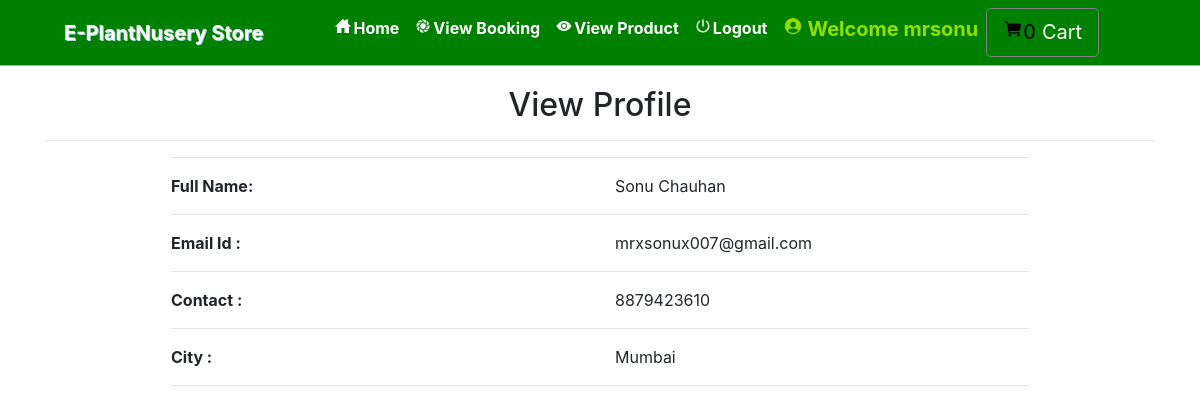
The page /profile (signed in) on the database its author committed.
### grocery/models.py (models this page shows, shortened)
class Profile(models.Model):
    user = models.ForeignKey(User, on_delete=models.CASCADE, null=True)
    dob = models.DateField(null=True)
    city = models.CharField(max_length=30, null=True)
    address = models.CharField(max_length=50, null=True)
    contact = models.CharField(max_length=10, null=True)
    image = models.FileField(null=True)

### grocery/views.py (the view)
# urls.py: path('profile', profile, name='profile'),
def profile(request):
    if not request.user.is_authenticated:
        return redirect('login')
    user = User.objects.get(id=request.user.id)
    pro = Profile.objects.get(user=user)
    cart=""
    try:
        cart = Cart.objects.get(profile=pro)
    except:
        pass
    num1 = 0
    total = 0
    for i in cart:
        total += i.product.price
        num1 += 1
    user = User.objects.get(id=request.user.id)
    pro = Profile.objects.get(user=user)
    d={'pro':pro,'user':user,'num1':num1,'total':total}
    return render(request,'profile.html',d)

### grocery/templates/profile.html
{% extends 'navigation.html' %}
{% load static %}
{% block body %}
<div class="container">
    <h2 style="margin-top:20px" align="center">View Profile</h2><hr>
<div  class="container-fluid" style="width:80%;margin-bottom:2%">
    <hr><div class="row">
        <div class="col-md-6">
            <strong>Full Name:</strong>
        </div>
        <div class="col-md-6">
            {{pro.user.first_name}}
        </div>
    </div><hr>
    <div class="row">
        <div class="col-md-6">
            <strong>Email Id :</strong>
        </div>
        <div class="col-md-6">
            {{pro.user.email}}
        </div>
    </div><hr>
     <div class="row">
        <div class="col-md-6">
            <strong>Contact :</strong>
        </div>
        <div class="col-md-6">
            {{pro.contact}}
        </div>
     </div><hr>
     <div class="row">
        <div class="col-md-6">
            <strong>City :</strong>
        </div>
        <div class="col-md-6">
            {{pro.city}}
        </div>
     </div><hr>
</div>
</div>
{% endblock %}

### grocery/templates/navigation.html (shortened to what this page needs)
<!DOCTYPE html>
<html lang="en">
<head>
    {% load static %}
     <link rel="stylesheet" href="https://maxcdn.bootstrapcdn.com/bootstrap/4.0.0/css/bootstrap.min.css">
  <link rel = stylesheet href = "//cdn.datatables.net/1.10.19/css/jquery.dataTables.min.css">
<link rel="stylesheet" href="https://cdnjs.cloudflare.com/ajax/libs/font-awesome/4.7.0/css/font-awesome.min.css">
</head>
<body style="background-color:white">
<nav class="navbar navbar-expand-sm" style = "background-color : Green ; border-bottom:1px solid #91DE00">
  <a class="navbar-brand pl-5" href="#" style="color:white ; font-weight : bold">E-PlantNusery Store</a>
 <div class="collapse navbar-collapse" id="collapsibleNavbar">
  <ul class="navbar-nav pl-5 text-center">
    {% if request.user.username %}
    {% if not request.user.is_staff %}
    <li class="nav-item">
      <a class="nav-link" href="{% url 'home' %}" style="color:white"><ion-icon style="margin-right:2px" name="home-sharp"></ion-icon>Home</a>
    </li>
    <li class="nav-item">
      <a class="nav-link" href="{% url 'view_booking' %}" style="color:white"><ion-icon style="margin-right:2px" name="aperture"></ion-icon>View Booking</a>
    </li>
    <li class="nav-item">
      <a class="nav-link" href="{% url 'view_product' 0 %}" style="color:white"><ion-icon style="margin-right:2px" name="eye"></ion-icon>View Product</a>
    </li>
    <li class="nav-item">
      <a class="nav-link" href="{% url 'logout' %}" style="color:white"><ion-icon style="margin-right:2px" name="power-sharp"></ion-icon>Logout</a>
    </li>
    {% endif %}
    {% endif %}
    {% if request.user.is_authenticated %}
    {% if not request.user.is_staff %}
    <li class="nav-item">
      <a href="{% url 'profile' %}">
        <h5  class="nav-link" style="color:#91DE00"><ion-icon style="margin-right:4px;color:#91DE00" name="person-circle-sharp"></ion-icon>Welcome {{request.user.username}}</h5>
      </a></li>
    {% else %}
    <li class="nav-item">
      <h5  class="nav-link" style="color:#91DE00"><ion-icon style="margin-right:4px;color:#91DE00" name="person-circle-sharp"></ion-icon>Welcome {{request.user.username}}</h5>
    </li>
    {% endif %}
    {% endif %}
    {% if not request.user.is_staff %}
    {% if request.user.username %}
      <a href="{% url 'cart' %}" style="border:1px solid gray" class="btn btn-default btn-lg text-dark text-capitalize">
        <ion-icon style="color:black;margin-top:2%" name="cart"></ion-icon><span style="color:black">{{num1}}</span><span style="margin-left:6px;margin-top:2%;color:white">Cart</span></a></center>
   {% endif %}
    {% endif %}
  </ul>
</nav>
{% block body %}
{% endblock %}

### grocery/templates/navigation.html (style rules this page uses)
* { box-sizing: border-box; }
.nav-link { font-weight:bold; }
.navbar-brand { text-shadow: 1px 1px lightblue; }

### rows shown on the page
Profile: user.first_name "Sonu Chauhan", user.email "mrxsonux007@gmail.com", contact "8879423610", city "Mumbai"

### other values the page prints
{{ request.user.username }} "mrsonu"
{{ num1 }} "0"
